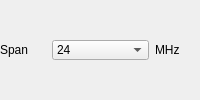
                <widget class="QWidget" name="pageEasyRfFrqSpan">
                 <layout class="QHBoxLayout" name="horizontalLayout_22">
                  <property name="spacing">
                   <number>6</number>
                  </property>
                  <property name="leftMargin">
                   <number>0</number>
                  </property>
                  <property name="topMargin">
                   <number>0</number>
                  </property>
                  <property name="rightMargin">
                   <number>0</number>
                  </property>
                  <property name="bottomMargin">
                   <number>0</number>
                  </property>
                  <item>
                   <layout class="QHBoxLayout" name="horizontalLayout_25">
                    <item>
                     <widget class="QLabel" name="label_2">
                      <property name="text">
                       <string>Span</string>
                      </property>
                     </widget>
                    </item>
                    <item>
                     <widget class="QComboBox" name="cbFrqSpanValue">
                      <property name="enabled">
                       <bool>true</bool>
                      </property>
                      <property name="minimumSize">
                       <size>
                        <width>97</width>
                        <height>20</height>
                       </size>
                      </property>
                      <property name="maximumSize">
                       <size>
                        <width>97</width>
                        <height>20</height>
                       </size>
                      </property>
                      <property name="frame">
                       <bool>true</bool>
                      </property>
                      <item>
                       <property name="text">
                        <string>24</string>
                       </property>
                      </item>
                      <item>
                       <property name="text">
                        <string>18</string>
                       </property>
                      </item>
                      <item>
                       <property name="text">
                        <string>16</string>
                       </property>
                      </item>
                      <item>
                       <property name="text">
                        <string>12</string>
                       </property>
                      </item>
                      <item>
                       <property name="text">
                        <string>8</string>
                       </property>
                      </item>
                      <item>
                       <property name="text">
                        <string>6</string>
                       </property>
                      </item>
                      <item>
                       <property name="text">
                        <string>4</string>
                       </property>
                      </item>
                      <item>
                       <property name="text">
                        <string>2</string>
                       </property>
                      </item>
                      <item>
                       <property name="text">
                        <string>1</string>
                       </property>
                      </item>
                     </widget>
                    </item>
                    <item>
                     <widget class="QLabel" name="label_3">
                      <property name="text">
                       <string>MHz</string>
                      </property>
                     </widget>
                    </item>
                   </layout>
                  </item>
                 </layout>
                </widget>
